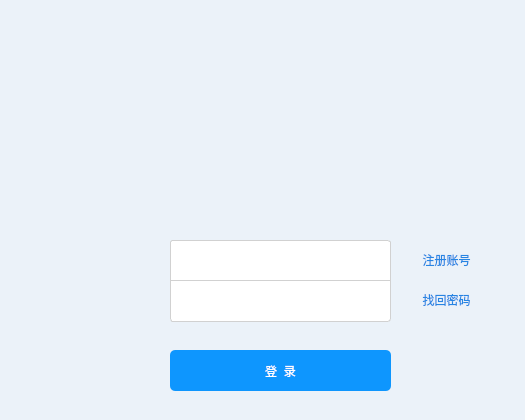
<?xml version="1.0" encoding="UTF-8"?>
<ui version="4.0">
 <class>YNLoginDlg</class>
 <widget class="QDialog" name="YNLoginDlg">
  <property name="geometry">
   <rect>
    <x>0</x>
    <y>0</y>
    <width>525</width>
    <height>420</height>
   </rect>
  </property>
  <property name="windowTitle">
   <string>YNLoginDlg</string>
  </property>
  <property name="styleSheet">
   <string notr="true">background-color: rgb(235, 242, 249);
font: 9pt &quot;微软雅黑&quot;;</string>
  </property>
  <widget class="QLabel" name="label_back">
   <property name="geometry">
    <rect>
     <x>0</x>
     <y>0</y>
     <width>531</width>
     <height>221</height>
    </rect>
   </property>
   <property name="styleSheet">
    <string notr="true">background-image: url(:/images/login/back.png);</string>
   </property>
   <property name="text">
    <string/>
   </property>
  </widget>
  <widget class="QComboBox" name="comboBox_name">
   <property name="geometry">
    <rect>
     <x>170</x>
     <y>240</y>
     <width>221</width>
     <height>41</height>
    </rect>
   </property>
   <property name="styleSheet">
    <string notr="true">QComboBox
{
    background:white;
    padding-left:5px ;
    border-top-left-radius:3px;
    border-top-right-radius:3px;
    border: 1px solid rgb(209 , 209 , 209);
}
QComboBox:hover
{
    border: 1px solid rgb(21 , 131 , 221);
}
QComboBox::down-arrow
{
    border-image:url(:/images/login/down.png);
}
QComboBox::down-arrow:hover
{
    border-image:url(:/images/login/down.png);
}
QComboBox::down-arrow:on
{
    border-image:url(:/images/login/up.png);
}
QComboBox::drop-down
{
    width:20px;
    background:transparent; /*不加此句下拉箭头背景色为灰色与整体样式不一致，也可设置 border:0px; border-radius:0px; background:white; border-left:0px ; 即设置为无边框*/
    padding-right:5px;
}
QComboBox QAbstractItemView::item
{
    min-height:40px;
    background:white;
}
QComboBox QAbstractItemView::item:selected
{
    min-height:40px;
	background-color: rgb(14, 150, 254);
}
QComboBox QAbstractItemView::item:hover
{
    min-height:40px;
	background-color: rgb(14, 150, 254);
}
</string>
   </property>
   <property name="editable">
    <bool>true</bool>
   </property>
  </widget>
  <widget class="QLineEdit" name="lineEdit_passwd">
   <property name="geometry">
    <rect>
     <x>170</x>
     <y>281</y>
     <width>221</width>
     <height>41</height>
    </rect>
   </property>
   <property name="styleSheet">
    <string notr="true">QLineEdit
{
    background:white;
    padding-left:5px ;
    padding-top:1px ;
    border-bottom-left-radius:3px;
    border-bottom-right-radius:3px;
    border: 1px solid rgb(209 , 209 , 209);
    border-top:transparent;
}
QLineEdit:hover
{
    padding-top:0px ;
    border: 1px solid rgb(21 , 131 , 221);
}
</string>
   </property>
   <property name="echoMode">
    <enum>QLineEdit::Password</enum>
   </property>
  </widget>
  <widget class="QPushButton" name="pushButton_ok">
   <property name="geometry">
    <rect>
     <x>170</x>
     <y>350</y>
     <width>221</width>
     <height>41</height>
    </rect>
   </property>
   <property name="styleSheet">
    <string notr="true">QPushButton
{
    color:white;
    background-color:rgb(14 , 150 , 254);
    border-radius:5px;
}

QPushButton:hover
{
    color:white;
    background-color:rgb(44 , 137 , 255);
}

QPushButton:pressed
{
    color:white;
    background-color:rgb(14 , 135 , 228);
    padding-left:3px;
    padding-top:3px;
}</string>
   </property>
   <property name="text">
    <string>登  录</string>
   </property>
  </widget>
  <widget class="QLabel" name="label_2">
   <property name="geometry">
    <rect>
     <x>40</x>
     <y>240</y>
     <width>100</width>
     <height>100</height>
    </rect>
   </property>
   <property name="styleSheet">
    <string notr="true">background-image: url(:/images/login/user.png);</string>
   </property>
   <property name="text">
    <string/>
   </property>
  </widget>
  <widget class="QPushButton" name="pushButton_forget">
   <property name="geometry">
    <rect>
     <x>400</x>
     <y>286</y>
     <width>93</width>
     <height>28</height>
    </rect>
   </property>
   <property name="styleSheet">
    <string notr="true">QPushButton
{
    color:rgb(38 , 133 , 227);
    background-color:transparent;
}

QPushButton:hover
{
    color:rgb(97 , 179 , 246);
}

QPushButton:pressed
{
    color:rgb(0 , 109 , 176);
}
</string>
   </property>
   <property name="text">
    <string>找回密码</string>
   </property>
   <property name="flat">
    <bool>true</bool>
   </property>
  </widget>
  <widget class="QPushButton" name="pushButton_registration">
   <property name="geometry">
    <rect>
     <x>400</x>
     <y>246</y>
     <width>93</width>
     <height>28</height>
    </rect>
   </property>
   <property name="styleSheet">
    <string notr="true">QPushButton#pushButton_registration
{
    color:rgb(38 , 133 , 227);
    background-color:transparent;
}

QPushButton#pushButton_registration:hover
{
    color:rgb(97 , 179 , 246);
}

QPushButton#pushButton_registration:pressed
{
    color:rgb(0 , 109 , 176);
}
</string>
   </property>
   <property name="text">
    <string>注册账号</string>
   </property>
   <property name="flat">
    <bool>true</bool>
   </property>
  </widget>
  <widget class="QLabel" name="label_close">
   <property name="geometry">
    <rect>
     <x>495</x>
     <y>15</y>
     <width>15</width>
     <height>15</height>
    </rect>
   </property>
   <property name="autoFillBackground">
    <bool>false</bool>
   </property>
   <property name="styleSheet">
    <string notr="true">QLabel
{
  background-image: url(:/images/login/close.png);
  background-color:transparent;
}

QLabel:hover
{
	background-color: rgb(251, 73, 45);
}
</string>
   </property>
   <property name="text">
    <string/>
   </property>
  </widget>
 </widget>
 <layoutdefault spacing="6" margin="11"/>
 <resources/>
 <connections/>
</ui>
